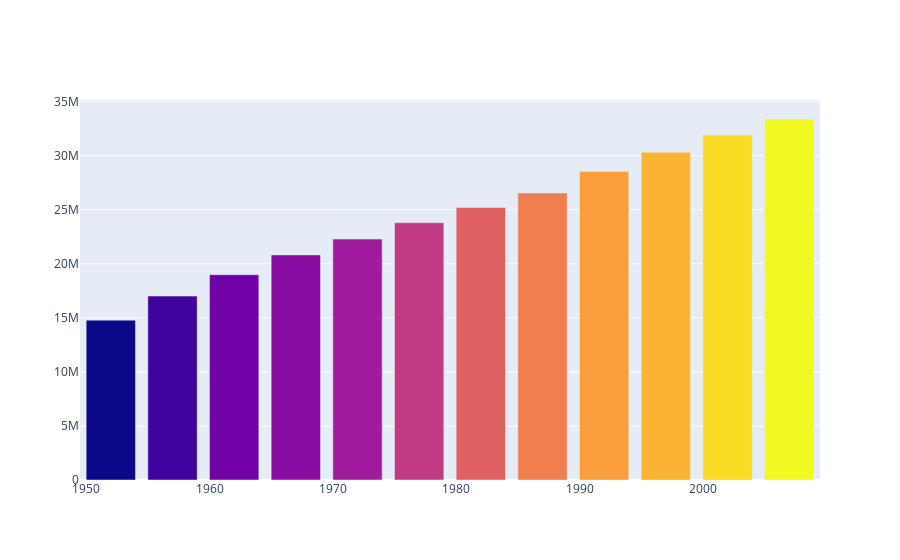

Notebook code for this chart:
### Code cell
fig = go.Figure()
fig.add_trace(go.Bar(x=x, y=y, name='Canadian Population', marker_color=var, hovertext=final))
fig.show()

### Figure 1 — Plotly figure (JSON) as saved in the notebook; plotly's stock layout.template omitted (floating-point values rounded to 4 significant figures)
{"data": [{"hovertext": ["Life exp: 68.75", "Life exp: 69.96", "Life exp: 71.3", "Life exp: 72.13", "Life exp: 72.88", "Life exp: 74.21", "Life exp: 75.76", "Life exp: 76.86", "Life exp: 77.95", "Life exp: 78.61", "Life exp: 79.77", "Life exp: 80.653"], "marker": {"color": [68.75, 69.96, 71.3, 72.13, 72.88, 74.21, 75.76, 76.86, 77.95, 78.61, 79.77, 80.65]}, "name": "Canadian Population", "type": "bar", "x": [1952, 1957, 1962, 1967, 1972, 1977, 1982, 1987, 1992, 1997, 2002, 2007], "y": [14785584, 17010154, 18985849, 20819767, 22284500, 23796400, 25201900, 26549700, 28523502, 30305843, 31902268, 33390141]}], "layout": {}}
